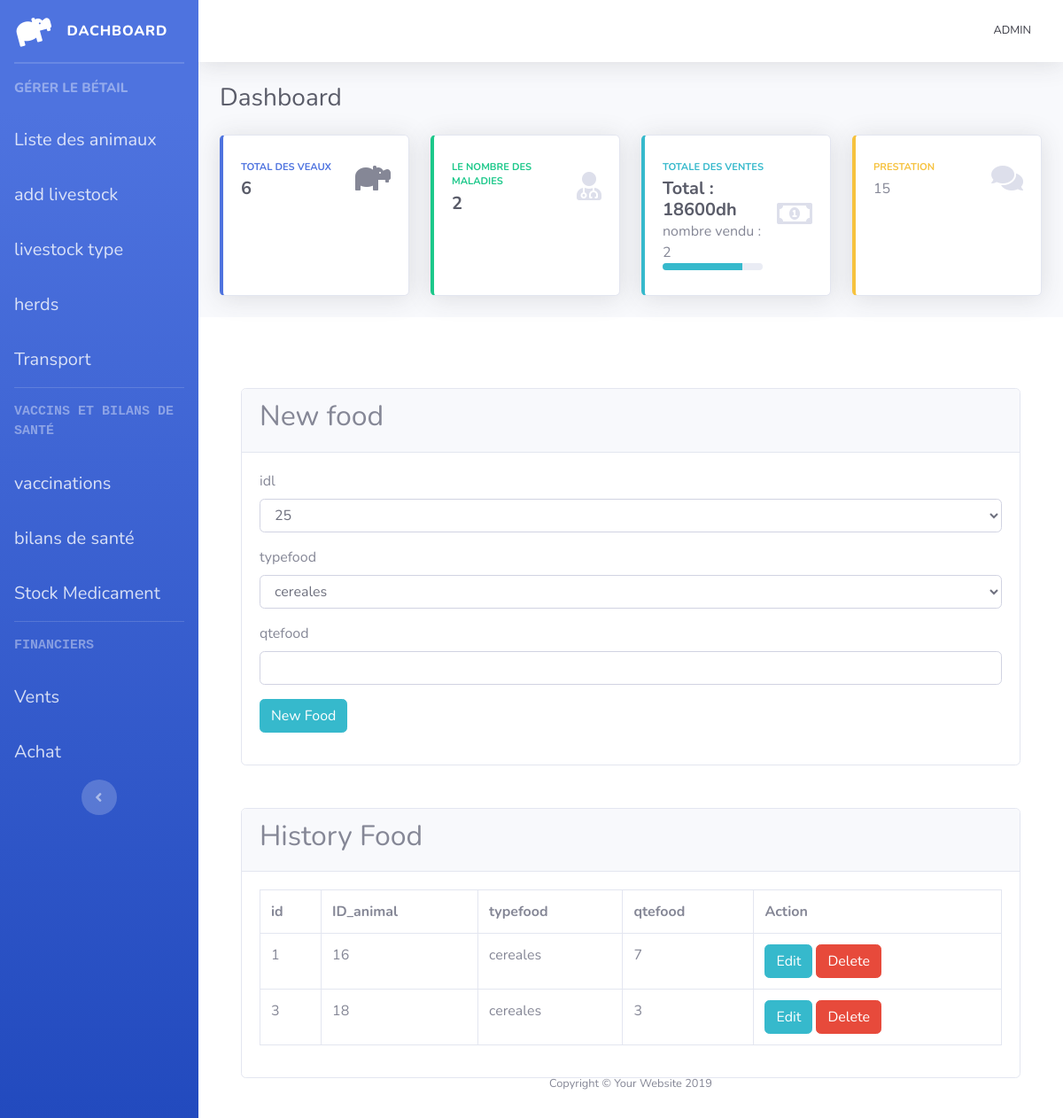
Screenshot of /food.php with the database file from the repository.
### tables this page shows
CREATE TABLE `food` (
  `id` int(40) NOT NULL,
  `idl` int(40) NOT NULL,
  `typefood` varchar(40) NOT NULL,
  `qtefood` int(40) NOT NULL
);

### food.php (the view, shortened to what this page needs)
<?php require 'header.php'; ?>
<?php
require_once 'db.php';
$sql = 'SELECT * FROM food';
$statement = $connection->prepare($sql);
$statement->execute();
$people = $statement->fetchAll(PDO::FETCH_OBJ);
 ?>
 <div class="container">
  <div class="card mt-5">
    <div class="card-header">
      <h2>New food</h2>
    </div>
    <div class="card-body">
      <form method="post">
    <div class="form-group">
    <label for="idl">idl</label>
          <select name="idl" id="idl"  class="form-control" >
<?php
$db = new PDO('mysql:host=localhost;dbname=hana;charset=utf8', 'root', '');
$cat = $db->query("select idl from livestock");
      while($id=$cat->fetch(PDO::FETCH_ASSOC)){
      echo '<option value="'.$id['idl'].'">'.$id['idl'].'</option>';
      }
      ?>
</select>
     </div>
        <div class="form-group">
          <label for="typefood">typefood</label>
  <select   class="form-control" name="typefood">
     <?php
   $db = new PDO('mysql:host=localhost;dbname=hana;charset=utf8', 'root', '');
    $cat = $db->query("select distinct foodtype from stockfood");
      while($id=$cat->fetch(PDO::FETCH_ASSOC)){
      echo '<option value="'.$id['foodtype'].'">'.$id['foodtype'].'</option>';
          }
       ?>
</select>
        </div>
        <div class="form-group">
          <label for="qtefood">qtefood</label>
          <input type="text" name="qtefood" id="qtefood" class="form-control">
        </div>
        <div class="form-group">
          <button type="submit" class="btn btn-info">New  Food</button>
        </div>
      </form>
    </div>
  </div>
</div>
<div class="container">
  <div class="card mt-5">
    <div class="card-header">
      <h2>History Food</h2>
    </div>
    <div class="card-body">
      <table class="table table-bordered">
        <tr>
          <th>id</th>
          <th>ID_animal</th>
          <th>typefood</th>
          <th>qtefood</th>
          <th>Action</th>
        </tr>
        <?php foreach($people as $person): ?>
          <tr>
              <td><?= $person->id; ?></td>
             <td><?= $person->idl; ?></td>
            <td><?= $person->typefood; ?></td>
            <td><?= $person->qtefood; ?></td>
      <td>
      <a href="editfood.php?id=<?= $person->id ?>" class="btn btn-info">Edit</a>
    <a onclick="return
    confirm('Are you sure you want to delete this entry?')"
    href="deletefood.php?id=<?= $person->id ?>" class='btn btn-danger'>Delete</a>
            </td>
          </tr>
        <?php endforeach; ?>
      </table>
    </div>
  </div>
</div>
<?php require 'footer.php'; ?>

### rows the page displays
food: id "1", idl "16", typefood "cereales", qtefood "7"
food: id "3", idl "18", typefood "cereales", qtefood "3"

### other values shown
count($row) "6"
count($row) "2"
$sommeanswered "18600"
count($row) "15"
form field idl "25"
form field typefood "cereales"
